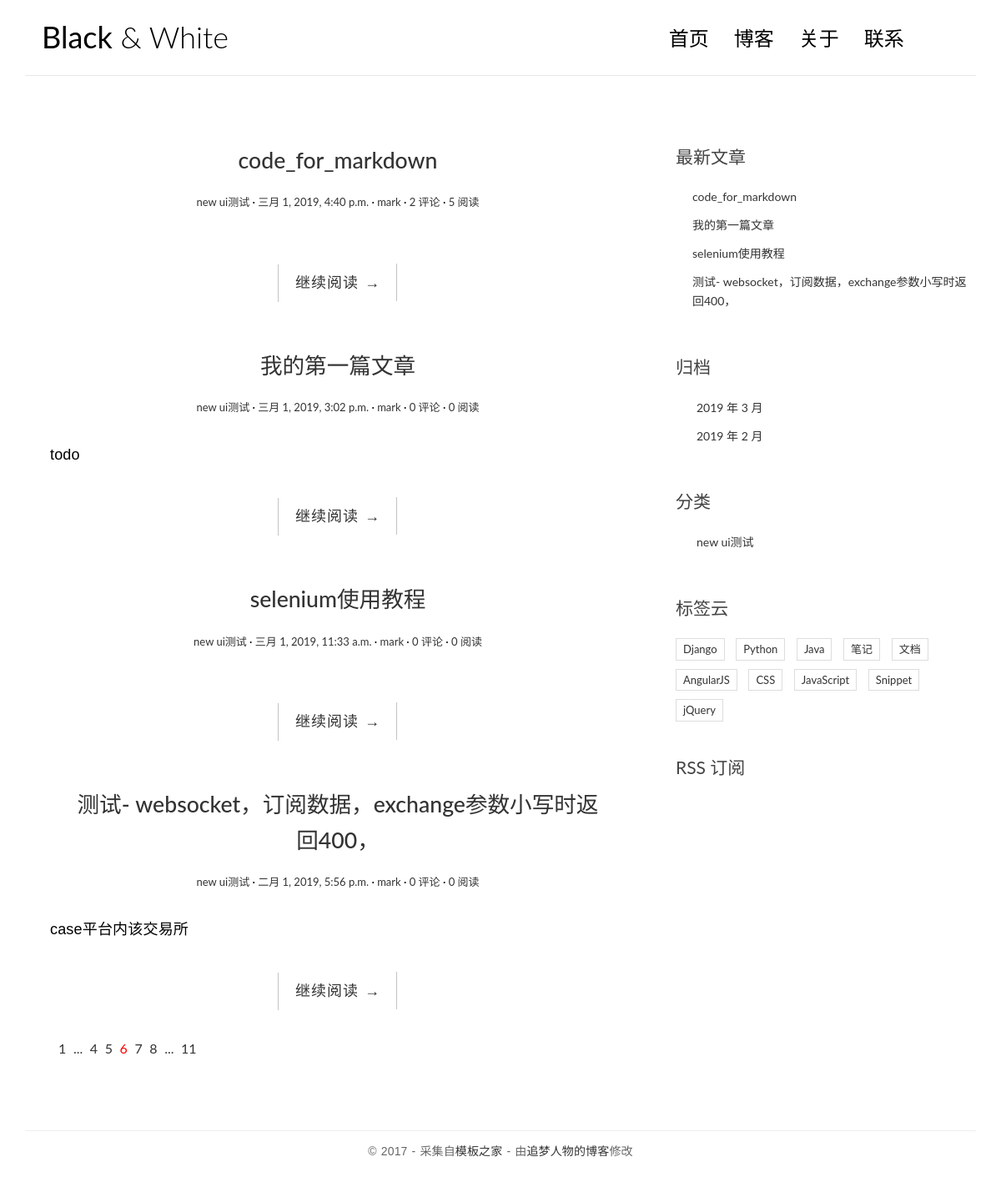
The page / on the database its author committed.
### blog/models.py (models this page shows, shortened)
class Post(models.Model):
    title = models.CharField(max_length=70, verbose_name='文章标题')
    body = models.TextField(verbose_name='文章正文')
    create_time = models.DateTimeField(verbose_name='创建时间')
    modified_time = models.DateTimeField(verbose_name='修改时间')
    excerpt = models.CharField(max_length=200, blank=True, verbose_name='文章摘要')
    category = models.ForeignKey(Category, on_delete=models.CASCADE, verbose_name='分类id')
    tags = models.ManyToManyField(Tag, blank=True, verbose_name='标签id')
    author = models.ForeignKey(User, on_delete=models.CASCADE, verbose_name='用户')
    views = models.PositiveIntegerField(default=0)
    def get_absolute_url(self):
        return reverse('blog:detail', kwargs={'pk': self.pk})
    class Meta:
        ordering = ['-create_time']

class Category(models.Model):
    name = models.CharField(max_length=100, verbose_name='分类名')

### blog/views.py (the view)
# urls.py: url(r'^$', views.index, name='index'),
def index(request):
    post_list = Post.objects.all()
    return render(request, 'blog/index.html', context={'post_list': post_list})

### blog/templatetags/blog_tags.py (called while the page is built)
@register.simple_tag
def get_recent_posts(num=5):
    return Post.objects.all()[:num]

@register.simple_tag
def archives():
    return Post.objects.dates('create_time', 'month', order='DESC')

@register.simple_tag
def get_categories():
    return Category.objects.all()

### templates/blog/index.html
{% extends 'base.html' %}
{% block main %}
    {% for post in post_list %}
        <article class="post post-{{ post.pk }}">
            <header class="entry-header">
                <h1 class="entry-title">
                    <a href="{{ post.get_absolute_url }}">{{ post.title }}</a>
                </h1>
                <div class="entry-meta">
                    <span class="post-category"><a href="#">{{ post.category.name }}</a></span>
                    <span class="post-date"><a href="#"><time class="entry-date"
                                                              datetime="{{ post.create_time }}">{{ post.create_time }}</time></a></span>
                    <span class="post-author"><a href="#">{{ post.author }}</a></span>
                    <span class="comments-link"><a href="#">{{ post.comment_set.count }} 评论</a></span>
                    <span class="views-count"><a href="#">{{ post.views }} 阅读</a></span>
                </div>
            </header>
            <div class="entry-content clearfix">
                <p>{{ post.excerpt }}</p>
                <div class="read-more cl-effect-14">
                    <a href="{{ post.get_absolute_url }}" class="more-link">继续阅读 <span class="meta-nav">→</span></a>
                </div>
            </div>
        </article>
    {% empty %}
        <div class="no-post">暂时还没有发布的文章！</div>
    {% endfor %}
    <div class="pagination">
        <ul>
            <li><a href="">1</a></li>
            <li><a href="">...</a></li>
            <li><a href="">4</a></li>
            <li><a href="">5</a></li>
            <li class="current"><a href="">6</a></li>
            <li><a href="">7</a></li>
            <li><a href="">8</a></li>
            <li><a href="">...</a></li>
            <li><a href="">11</a></li>
        </ul>
    </div>
{% endblock main %}

### templates/base.html (shortened to what this page needs)
{% load staticfiles %}
{% load blog_tags %}
<!DOCTYPE html>
<html>
<head>
    <link rel="stylesheet" href="http://code.ionicframework.com/ionicons/2.0.1/css/ionicons.min.css">
    <link rel="stylesheet" href="{% static 'blog/css/bootstrap.min.css' %}">
    <link rel="stylesheet" href="{% static 'blog/css/custom.css' %}">
    <link rel="stylesheet" href="{% static 'blog/css/pace.css' %}">
    <link rel="stylesheet" href="{% static 'blog/css/highlights/github.css' %}">
</head>
<body>
<div class="container">
    <header id="site-header">
        <div class="row">
            <div class="col-md-4 col-sm-5 col-xs-8">
                <div class="logo">
                    <h1><a href="{% url 'blog:index' %}"><b>Black</b> &amp; White</a></h1>
                </div>
            </div>
            <div class="col-md-8 col-sm-7 col-xs-4">
                <nav class="main-nav" role="navigation">
                    <div class="collapse navbar-collapse" id="bs-example-navbar-collapse-1">
                        <ul class="nav navbar-nav navbar-right">
                            <li class="cl-effect-11"><a href="{% url 'blog:index' %}" data-hover="首页">首页</a></li>
                            <li class="cl-effect-11"><a href="full-width.html" data-hover="博客">博客</a></li>
                            <li class="cl-effect-11"><a href="about.html" data-hover="关于">关于</a></li>
                            <li class="cl-effect-11"><a href="contact.html" data-hover="联系">联系</a></li>
                        </ul>
                    </div>
                </nav>
            </div>
        </div>
    </header>
</div>
<div class="content-body">
    <div class="container">
        <div class="row">
            <main class="col-md-8">
                {% block main %}
                {% endblock main %}
            </main>
            <aside class="col-md-4">
                <div class="widget widget-recent-posts">
                    <h3 class="widget-title">最新文章</h3>
                    {% get_recent_posts as recent_post_list %}
                    <ul>
                        {% for post in recent_post_list %}
                        <li>
                            <a href="{{ post.get_absolute_url }}">{{ post.title }}</a>
                        </li>
                        {% empty %}
                        暂无文章
                        {% endfor %}
                    </ul>
                </div>
                <div class="widget widget-archives">
                    <h3 class="widget-title">归档</h3>
                    {% archives as date_list %}
                    <ul>
                        {% for date in date_list %}
                        <li>
                            <a href= "{% url 'blog:archives' date.year date.month %}" >{{ date.year }} 年 {{ date.month }} 月</a>
                        </li>
                        {% empty %}
                        暂无归档!
                        {% endfor %}
                    </ul>
                </div>
                <div class="widget widget-category">
                    <h3 class="widget-title">分类</h3>
                    {% get_categories as category_list %}
                    <ul>
                        {% for category in category_list %}
                        <li>
                            <a href="{% url 'blog:category' category.pk %}">{{ category.name }}</a
                        </li>
                        {% empty %}
                        暂无分类!
                        {% endfor %}
                    </ul>
                </div>
                <div class="widget widget-tag-cloud">
                    <h3 class="widget-title">标签云</h3>
                    <ul>
                        <li>
                            <a href="#">Django</a>
                        </li>
                        <li>
                            <a href="#">Python</a>
                        </li>
                        <li>
                            <a href="#">Java</a>
                        </li>
                        <li>
                            <a href="#">笔记</a>
                        </li>
                        <li>
                            <a href="#">文档</a>
                        </li>
                        <li>
                            <a href="#">AngularJS</a>
                        </li>
                        <li>
                            <a href="#">CSS</a>
                        </li>
                        <li>
                            <a href="#">JavaScript</a>
                        </li>
                        <li>
                            <a href="#">Snippet</a>
                        </li>
                        <li>
                            <a href="#">jQuery</a>
                        </li>
                    </ul>
                </div>
                <div class="rss">
                    <a href=""> RSS 订阅</a>
                </div>
            </aside>
        </div>
    </div>
</div>
<footer id="site-footer">
    <div class="container">
        <div class="row">
            <div class="col-md-12">
                <p class="copyright">&copy 2017 - 采集自<a href="http://www.cssmoban.com/"
                                                        target="_blank" title="模板之家">模板之家</a>
                    - 由<a href="http://zmrenwu.com/" title="网页模板" target="_blank">追梦人物的博客</a>修改
                </p>
            </div>
        </div>
    </div>
</footer>
</body>
</html>

### blog/static/blog/css/custom.css (style rules this page uses)
* { outline: none; }
h1, h2, h3, h4, h5, h6 { margin-top: 0; }
b { font-weight: 400; }
a { color: #333; }
body { color: #444; font-family: 'Lato', sans-serif; }
p { font-family: 'Ubuntu', sans-serif; font-weight: 400; word-spacing: 1px; letter-spacing: 0.01em; }
#site-header { background-color: #FFF; padding: 25px 20px; margin-bottom: 40px; border-bottom: 1px solid #e7e7e7; }
.logo h1 a { color: #000; }
.logo h1 { margin: 0; font-family: 'Lato', sans-serif; font-weight: 300; }
.main-nav { margin-top: 11px; max-width: 95%; }
.main-nav a { color: #000000 !important; padding: 0 0 5px 0 !important; margin-right: 30px; font-family: 'Lato', sans-serif; font-weight: 300; font-size: 24px; }
.cl-effect-11 a { padding: 10px 0; color: #0972b4; text-shadow: none; }
.cl-effect-11 a::before { position: absolute; top: 0; left: 0; overflow: hidden; padding: 0 0 5px 0 !important; max-width: 0; border-bottom: 1px solid #000; color: #000; content: attr(data-hover); white-space: nowrap; -webkit-transition: max-width 0.5s; -moz-transition: max-width 0.5s; transition: max-width 0.5s; }
.content-body { padding-bottom: 4em; }
.post { background: #fff; padding: 30px 30px 0; }
.entry-title { text-align: center; font-size: 1.9em; margin-bottom: 20px; line-height: 1.6; padding: 10px 20px 0; }
.entry-meta { text-align: center; color: #DDDDDD; font-size: 13px; margin-bottom: 30px; }
.entry-content { font-size: 18px; line-height: 1.9; font-weight: 300; color: #000; }
.post-category::after, .post-date::after, .post-author::after, .comments-link::after { content: ' ·'; color: #000; }
.read-more { font-family: 'Ubuntu', sans-serif; font-weight: 400; word-spacing: 1px; letter-spacing: 0.01em; text-align: center; margin-top: 20px; }
.cl-effect-14 a { padding: 0 20px; height: 45px; line-height: 45px; position: relative; display: inline-block; margin: 15px 25px; letter-spacing: 1px; font-weight: 400; text-shadow: 0 0 1px rgba(255, 255, 255, 0.3); }
.cl-effect-14 a::before, .cl-effect-14 a::after { position: absolute; width: 45px; height: 1px; background: #C3C3C3; content: ''; -webkit-transition: all 0.3s; -moz-transition: all 0.3s; transition: all 0.3s; pointer-events: none; }
.cl-effect-14 a::before { top: 0; left: 0; -webkit-transform: rotate(90deg); -moz-transform: rotate(90deg); transform: rotate(90deg); -webkit-transform-origin: 0 0; -moz-transform-origin: 0 0; transform-origin: 0 0; }
.cl-effect-14 a::after { right: 0; bottom: 0; -webkit-transform: rotate(90deg); -moz-transform: rotate(90deg); transform: rotate(90deg); -webkit-transform-origin: 100% 0; -moz-transform-origin: 100% 0; transform-origin: 100% 0; }
.widget { background: #fff; padding: 30px 0 0; }
.widget-title { font-size: 1.5em; margin-bottom: 20px; line-height: 1.6; padding: 10px 0 0; font-weight: 400; }
.widget-recent-posts ul { padding: 0; margin: 0; padding-left: 20px; }
.widget-recent-posts ul li { list-style-type: none; position: relative; line-height: 170%; margin-bottom: 10px; }
.widget-recent-posts ul li::before { content: '\f3d3'; font-family: "Ionicons"; position: absolute; left: -17px; top: 3px; font-size: 16px; color: #000; }
.widget-archives ul { padding: 0; margin: 0; padding-left: 25px; }
.widget-archives ul li { list-style-type: none; position: relative; line-height: 170%; margin-bottom: 10px; }
.widget-archives ul li::before { content: '\f3f3'; font-family: "Ionicons"; position: absolute; left: -25px; top: 1px; font-size: 16px; color: #000; }
.widget-category ul { padding: 0; margin: 0; padding-left: 25px; }
.widget-category ul li { list-style-type: none; position: relative; line-height: 170%; margin-bottom: 10px; }
.widget-category ul li::before { content: '\f3fe'; font-family: "Ionicons"; position: absolute; left: -25px; top: 1px; font-size: 18px; color: #000; }
.widget-tag-cloud ul { padding: 0; margin: 0; margin-right: -10px; }
.widget-tag-cloud ul li { list-style-type: none; font-size: 13px; display: inline-block; margin-right: 10px; margin-bottom: 10px; padding: 3px 8px; border: 1px solid #ddd; }
.rss { font-size: 21px; margin-top: 30px; }
.rss a { color: #444; }
#site-footer { padding-top: 10px; padding: 0 0 1.5em 0; }
.copyright { text-align: center; padding-top: 1em; margin: 0; border-top: 1px solid #eee; color: #666; }
.pagination ul { list-style: none; }
.pagination ul li { display: inline-block; font-size: 16px; margin-right: 5px; }
.current a { color: red; }

### rows shown on the page
Post: title "code_for_markdown", category.name "new ui测试", create_time "三月 1, 2019, 4:40 p.m.", author "mark", comment_set.count "2", views "5"
Post: title "我的第一篇文章", category.name "new ui测试", create_time "三月 1, 2019, 3:02 p.m.", author "mark", comment_set.count "0", views "0", excerpt "todo"
Post: title "selenium使用教程", category.name "new ui测试", create_time "三月 1, 2019, 11:33 a.m.", author "mark", comment_set.count "0", views "0"
Post: title "测试- websocket，订阅数据，exchange参数小写时返回400，", category.name "new ui测试", create_time "二月 1, 2019, 5:56 p.m.", author "mark", comment_set.count "0", views "0", excerpt "case平台内该交易所"
Category: name "new ui测试"

### other values the page prints
{{ date.year }} "2019" "2019"
{{ date.month }} "3" "2"
